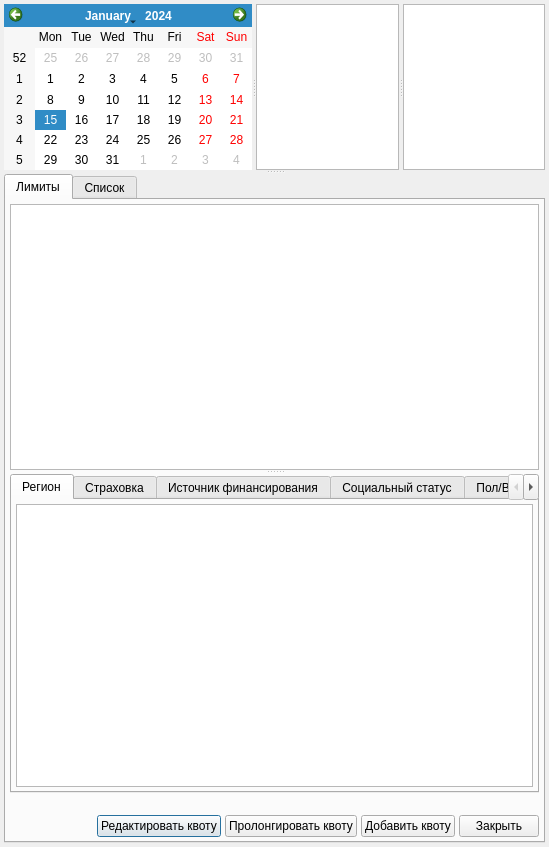
<?xml version="1.0" encoding="UTF-8"?>
<ui version="4.0">
 <class>QuotingDialog</class>
 <widget class="QDialog" name="QuotingDialog">
  <property name="geometry">
   <rect>
    <x>0</x>
    <y>0</y>
    <width>549</width>
    <height>847</height>
   </rect>
  </property>
  <property name="windowTitle">
   <string>Dialog</string>
  </property>
  <layout class="QGridLayout" name="gridLayout_3">
   <property name="margin">
    <number>4</number>
   </property>
   <property name="spacing">
    <number>4</number>
   </property>
   <item row="0" column="0">
    <widget class="QSplitter" name="splitter_3">
     <property name="orientation">
      <enum>Qt::Vertical</enum>
     </property>
     <property name="opaqueResize">
      <bool>true</bool>
     </property>
     <property name="childrenCollapsible">
      <bool>false</bool>
     </property>
     <widget class="QWidget" name="horizontalLayoutWidget">
      <layout class="QHBoxLayout" name="horizontalLayout">
       <property name="spacing">
        <number>4</number>
       </property>
       <item>
        <widget class="QSplitter" name="splitter">
         <property name="orientation">
          <enum>Qt::Horizontal</enum>
         </property>
         <property name="opaqueResize">
          <bool>true</bool>
         </property>
         <property name="childrenCollapsible">
          <bool>false</bool>
         </property>
         <widget class="CCalendarWidget" name="calendar"/>
         <widget class="CTreeView" name="treeQuotaType"/>
         <widget class="CTableView" name="tblQuotaTypeLeaves"/>
        </widget>
       </item>
      </layout>
     </widget>
     <widget class="QTabWidget" name="tabWidgetContent">
      <property name="enabled">
       <bool>true</bool>
      </property>
      <property name="currentIndex">
       <number>0</number>
      </property>
      <widget class="QWidget" name="tabLimits">
       <attribute name="title">
        <string>Лимиты</string>
       </attribute>
       <layout class="QGridLayout" name="gridLayout">
        <property name="margin">
         <number>4</number>
        </property>
        <property name="spacing">
         <number>4</number>
        </property>
        <item row="1" column="0">
         <widget class="QLabel" name="lblInfo">
          <property name="text">
           <string/>
          </property>
         </widget>
        </item>
        <item row="2" column="0">
         <spacer name="horizontalSpacer">
          <property name="orientation">
           <enum>Qt::Horizontal</enum>
          </property>
          <property name="sizeHint" stdset="0">
           <size>
            <width>336</width>
            <height>22</height>
           </size>
          </property>
         </spacer>
        </item>
        <item row="2" column="1">
         <widget class="QPushButton" name="btnEditQuota">
          <property name="text">
           <string>Редактировать квоту</string>
          </property>
         </widget>
        </item>
        <item row="2" column="2">
         <widget class="QPushButton" name="btnProlongateQuota">
          <property name="text">
           <string>Пролонгировать квоту</string>
          </property>
         </widget>
        </item>
        <item row="2" column="3">
         <widget class="QPushButton" name="btnNewQuota">
          <property name="text">
           <string>Добавить квоту</string>
          </property>
         </widget>
        </item>
        <item row="2" column="4">
         <widget class="QPushButton" name="btnClose">
          <property name="text">
           <string>Закрыть</string>
          </property>
         </widget>
        </item>
        <item row="0" column="0" colspan="5">
         <widget class="QSplitter" name="splitter_2">
          <property name="orientation">
           <enum>Qt::Vertical</enum>
          </property>
          <property name="childrenCollapsible">
           <bool>false</bool>
          </property>
          <widget class="CTableView" name="tblQuoting"/>
          <widget class="QTabWidget" name="tabWidgetLimitation">
           <property name="currentIndex">
            <number>0</number>
           </property>
           <widget class="QWidget" name="tabRegion">
            <attribute name="title">
             <string>Регион</string>
            </attribute>
            <layout class="QGridLayout" name="gridLayout_2">
             <property name="margin">
              <number>4</number>
             </property>
             <property name="spacing">
              <number>4</number>
             </property>
             <item row="0" column="0">
              <widget class="CInDocTableView" name="tblQuoting_Region"/>
             </item>
            </layout>
           </widget>
           <widget class="QWidget" name="tabInsurance">
            <property name="enabled">
             <bool>true</bool>
            </property>
            <attribute name="title">
             <string>Страховка</string>
            </attribute>
           </widget>
           <widget class="QWidget" name="tabFinanceSource">
            <attribute name="title">
             <string>Источник финансирования</string>
            </attribute>
           </widget>
           <widget class="QWidget" name="tabSocialStatus">
            <attribute name="title">
             <string>Социальный статус</string>
            </attribute>
           </widget>
           <widget class="QWidget" name="tabSexAndAge">
            <attribute name="title">
             <string>Пол/Возраст</string>
            </attribute>
           </widget>
          </widget>
         </widget>
        </item>
       </layout>
      </widget>
      <widget class="QWidget" name="tabList">
       <property name="enabled">
        <bool>true</bool>
       </property>
       <attribute name="title">
        <string>Список</string>
       </attribute>
       <layout class="QVBoxLayout" name="verticalLayout_5">
        <property name="spacing">
         <number>4</number>
        </property>
        <property name="margin">
         <number>4</number>
        </property>
        <item>
         <widget class="QSplitter" name="splitter_4">
          <property name="orientation">
           <enum>Qt::Horizontal</enum>
          </property>
          <property name="childrenCollapsible">
           <bool>false</bool>
          </property>
          <widget class="QWidget" name="verticalLayoutWidget_4">
           <layout class="QGridLayout" name="gridLayout_5">
            <property name="spacing">
             <number>4</number>
            </property>
            <item row="0" column="0" colspan="2">
             <widget class="CTableView" name="tblPeopleList"/>
            </item>
            <item row="2" column="1">
             <widget class="QPushButton" name="btnPrint">
              <property name="text">
               <string>Печать</string>
              </property>
             </widget>
            </item>
            <item row="2" column="0">
             <spacer name="horizontalSpacer_2">
              <property name="orientation">
               <enum>Qt::Horizontal</enum>
              </property>
              <property name="sizeHint" stdset="0">
               <size>
                <width>40</width>
                <height>20</height>
               </size>
              </property>
             </spacer>
            </item>
            <item row="1" column="0" colspan="2">
             <widget class="QLabel" name="lblPersonListCount">
              <property name="text">
               <string>Количество записей:</string>
              </property>
             </widget>
            </item>
           </layout>
          </widget>
          <widget class="QWidget" name="widget" native="true">
           <property name="sizePolicy">
            <sizepolicy hsizetype="Preferred" vsizetype="Preferred">
             <horstretch>0</horstretch>
             <verstretch>0</verstretch>
            </sizepolicy>
           </property>
           <layout class="QGridLayout" name="gridLayout_4">
            <property name="margin">
             <number>0</number>
            </property>
            <property name="spacing">
             <number>4</number>
            </property>
            <item row="0" column="0" colspan="3">
             <widget class="QCheckBox" name="chkFilterLastName">
              <property name="text">
               <string>Фамилия</string>
              </property>
             </widget>
            </item>
            <item row="1" column="0" colspan="3">
             <widget class="QLineEdit" name="edtFilterLastName">
              <property name="enabled">
               <bool>false</bool>
              </property>
             </widget>
            </item>
            <item row="2" column="0" colspan="2">
             <widget class="QCheckBox" name="chkFilterFirstName">
              <property name="text">
               <string>Имя</string>
              </property>
             </widget>
            </item>
            <item row="3" column="0" colspan="3">
             <widget class="QLineEdit" name="edtFilterFirstName">
              <property name="enabled">
               <bool>false</bool>
              </property>
             </widget>
            </item>
            <item row="4" column="0" colspan="3">
             <widget class="QCheckBox" name="chkFilterPatrName">
              <property name="text">
               <string>Отчество</string>
              </property>
             </widget>
            </item>
            <item row="5" column="0" colspan="3">
             <widget class="QLineEdit" name="edtFilterPatrName">
              <property name="enabled">
               <bool>false</bool>
              </property>
             </widget>
            </item>
            <item row="6" column="0" colspan="3">
             <layout class="QHBoxLayout" name="horizontalLayout_2">
              <property name="spacing">
               <number>4</number>
              </property>
              <item>
               <widget class="QCheckBox" name="chkFilterSex">
                <property name="text">
                 <string>Пол</string>
                </property>
               </widget>
              </item>
              <item>
               <widget class="QComboBox" name="cmbFilterSex">
                <property name="enabled">
                 <bool>false</bool>
                </property>
                <property name="maximumSize">
                 <size>
                  <width>40</width>
                  <height>16777215</height>
                 </size>
                </property>
                <item>
                 <property name="text">
                  <string/>
                 </property>
                </item>
                <item>
                 <property name="text">
                  <string>М</string>
                 </property>
                </item>
                <item>
                 <property name="text">
                  <string>Ж</string>
                 </property>
                </item>
               </widget>
              </item>
              <item>
               <widget class="QCheckBox" name="chkFilterAge">
                <property name="text">
                 <string>Возраст</string>
                </property>
               </widget>
              </item>
              <item>
               <widget class="QSpinBox" name="edtFilterBegAge">
                <property name="enabled">
                 <bool>false</bool>
                </property>
                <property name="maximum">
                 <number>150</number>
                </property>
               </widget>
              </item>
              <item>
               <widget class="QSpinBox" name="edtFilterEndAge">
                <property name="enabled">
                 <bool>false</bool>
                </property>
                <property name="maximum">
                 <number>150</number>
                </property>
                <property name="value">
                 <number>150</number>
                </property>
               </widget>
              </item>
             </layout>
            </item>
            <item row="8" column="0">
             <widget class="QCheckBox" name="chkFilterAddress">
              <property name="text">
               <string>Адрес</string>
              </property>
             </widget>
            </item>
            <item row="8" column="1" colspan="2">
             <widget class="QComboBox" name="cmbFilterAddressType">
              <property name="enabled">
               <bool>false</bool>
              </property>
              <property name="sizePolicy">
               <sizepolicy hsizetype="Expanding" vsizetype="Fixed">
                <horstretch>0</horstretch>
                <verstretch>0</verstretch>
               </sizepolicy>
              </property>
              <item>
               <property name="text">
                <string>Регистрации</string>
               </property>
              </item>
              <item>
               <property name="text">
                <string>Проживания</string>
               </property>
              </item>
             </widget>
            </item>
            <item row="9" column="0" colspan="3">
             <widget class="CKLADRComboBox" name="cmbFilterAddressCity">
              <property name="enabled">
               <bool>false</bool>
              </property>
              <property name="sizePolicy">
               <sizepolicy hsizetype="Expanding" vsizetype="Fixed">
                <horstretch>0</horstretch>
                <verstretch>0</verstretch>
               </sizepolicy>
              </property>
             </widget>
            </item>
            <item row="10" column="0" colspan="3">
             <widget class="CStreetComboBox" name="cmbFilterAddressStreet">
              <property name="enabled">
               <bool>false</bool>
              </property>
              <property name="sizePolicy">
               <sizepolicy hsizetype="Expanding" vsizetype="Fixed">
                <horstretch>0</horstretch>
                <verstretch>0</verstretch>
               </sizepolicy>
              </property>
             </widget>
            </item>
            <item row="12" column="0" colspan="3">
             <layout class="QHBoxLayout" name="horizontalLayout_4">
              <property name="spacing">
               <number>4</number>
              </property>
              <item>
               <layout class="QVBoxLayout" name="verticalLayout_3">
                <property name="spacing">
                 <number>4</number>
                </property>
                <item>
                 <widget class="QCheckBox" name="chkFilterStatus">
                  <property name="text">
                   <string>Статус</string>
                  </property>
                 </widget>
                </item>
                <item>
                 <widget class="QComboBox" name="cmbFilterStatus">
                  <property name="enabled">
                   <bool>false</bool>
                  </property>
                  <property name="sizePolicy">
                   <sizepolicy hsizetype="Minimum" vsizetype="Fixed">
                    <horstretch>0</horstretch>
                    <verstretch>0</verstretch>
                   </sizepolicy>
                  </property>
                  <property name="maximumSize">
                   <size>
                    <width>16777215</width>
                    <height>16777215</height>
                   </size>
                  </property>
                  <item>
                   <property name="text">
                    <string>Отменено</string>
                   </property>
                  </item>
                  <item>
                   <property name="text">
                    <string>Ожидание</string>
                   </property>
                  </item>
                  <item>
                   <property name="text">
                    <string>Активный талон</string>
                   </property>
                  </item>
                  <item>
                   <property name="text">
                    <string>Талон для заполнения</string>
                   </property>
                  </item>
                  <item>
                   <property name="text">
                    <string>Заблокированный талон</string>
                   </property>
                  </item>
                  <item>
                   <property name="text">
                    <string>Отказано</string>
                   </property>
                  </item>
                  <item>
                   <property name="text">
                    <string>Необходимо согл-вать дату обсл.</string>
                   </property>
                  </item>
                  <item>
                   <property name="text">
                    <string>Дата обслуживания на соглас.</string>
                   </property>
                  </item>
                  <item>
                   <property name="text">
                    <string>Дата обслуживания согласована</string>
                   </property>
                  </item>
                  <item>
                   <property name="text">
                    <string>Пролечен</string>
                   </property>
                  </item>
                  <item>
                   <property name="text">
                    <string>Обслуживание отложено</string>
                   </property>
                  </item>
                  <item>
                   <property name="text">
                    <string>Отказ пациента</string>
                   </property>
                  </item>
                  <item>
                   <property name="text">
                    <string>Импортировано из ВТМП</string>
                   </property>
                  </item>
                 </widget>
                </item>
               </layout>
              </item>
              <item>
               <layout class="QVBoxLayout" name="verticalLayout_4">
                <property name="spacing">
                 <number>4</number>
                </property>
                <item>
                 <widget class="QCheckBox" name="chkFilterStage">
                  <property name="text">
                   <string>Этап</string>
                  </property>
                 </widget>
                </item>
                <item>
                 <widget class="QSpinBox" name="edtFilterStage">
                  <property name="enabled">
                   <bool>false</bool>
                  </property>
                 </widget>
                </item>
               </layout>
              </item>
             </layout>
            </item>
            <item row="13" column="0" colspan="3">
             <widget class="QCheckBox" name="chkFilterOrgStructure">
              <property name="text">
               <string>Подразделение</string>
              </property>
             </widget>
            </item>
            <item row="14" column="0" colspan="3">
             <widget class="COrgStructureComboBox" name="cmbFilterOrgStructure">
              <property name="enabled">
               <bool>false</bool>
              </property>
             </widget>
            </item>
            <item row="15" column="0" colspan="3">
             <widget class="QCheckBox" name="chkFilterContact">
              <property name="text">
               <string>Контакт</string>
              </property>
             </widget>
            </item>
            <item row="16" column="0" colspan="3">
             <widget class="QLineEdit" name="edtFilterContact">
              <property name="enabled">
               <bool>false</bool>
              </property>
             </widget>
            </item>
            <item row="17" column="0" colspan="3">
             <widget class="QCheckBox" name="chkFilterIdentifier">
              <property name="text">
               <string>Идентификатор</string>
              </property>
             </widget>
            </item>
            <item row="18" column="0" colspan="3">
             <widget class="QLineEdit" name="edtFilterIdentifier">
              <property name="enabled">
               <bool>false</bool>
              </property>
             </widget>
            </item>
            <item row="19" column="0" colspan="3">
             <widget class="QCheckBox" name="chkFilterTicketNumber">
              <property name="text">
               <string>Номер талона</string>
              </property>
             </widget>
            </item>
            <item row="20" column="0" colspan="3">
             <widget class="QLineEdit" name="edtFilterTicketNumber">
              <property name="enabled">
               <bool>false</bool>
              </property>
             </widget>
            </item>
            <item row="21" column="0" colspan="3">
             <widget class="QCheckBox" name="chkFilterRequest">
              <property name="text">
               <string>Обращение</string>
              </property>
             </widget>
            </item>
            <item row="22" column="0" colspan="3">
             <widget class="QComboBox" name="cmbFilterRequest">
              <property name="enabled">
               <bool>false</bool>
              </property>
              <item>
               <property name="text">
                <string>Первичное</string>
               </property>
              </item>
              <item>
               <property name="text">
                <string>Вторичное</string>
               </property>
              </item>
             </widget>
            </item>
            <item row="23" column="0">
             <spacer name="verticalSpacer">
              <property name="orientation">
               <enum>Qt::Vertical</enum>
              </property>
              <property name="sizeHint" stdset="0">
               <size>
                <width>20</width>
                <height>40</height>
               </size>
              </property>
             </spacer>
            </item>
            <item row="24" column="0" colspan="3">
             <layout class="QHBoxLayout" name="horizontalLayout_3">
              <property name="spacing">
               <number>4</number>
              </property>
              <item>
               <spacer name="horizontalSpacer_3">
                <property name="orientation">
                 <enum>Qt::Horizontal</enum>
                </property>
                <property name="sizeHint" stdset="0">
                 <size>
                  <width>40</width>
                  <height>20</height>
                 </size>
                </property>
               </spacer>
              </item>
              <item>
               <widget class="CApplyResetDialogButtonBox" name="buttonBox">
                <property name="orientation">
                 <enum>Qt::Horizontal</enum>
                </property>
                <property name="standardButtons">
                 <set>QDialogButtonBox::Apply|QDialogButtonBox::Reset</set>
                </property>
               </widget>
              </item>
             </layout>
            </item>
            <item row="7" column="0">
             <widget class="QCheckBox" name="chkFilterBirthDay">
              <property name="sizePolicy">
               <sizepolicy hsizetype="Preferred" vsizetype="Fixed">
                <horstretch>0</horstretch>
                <verstretch>0</verstretch>
               </sizepolicy>
              </property>
              <property name="text">
               <string>Дата рождения</string>
              </property>
             </widget>
            </item>
            <item row="7" column="1" colspan="2">
             <widget class="CDateEdit" name="edtFilterBirthDay">
              <property name="enabled">
               <bool>false</bool>
              </property>
              <property name="sizePolicy">
               <sizepolicy hsizetype="Minimum" vsizetype="Fixed">
                <horstretch>0</horstretch>
                <verstretch>0</verstretch>
               </sizepolicy>
              </property>
              <property name="calendarPopup">
               <bool>true</bool>
              </property>
             </widget>
            </item>
            <item row="11" column="0">
             <widget class="QCheckBox" name="chkFilterClientQuotaKladr">
              <property name="text">
               <string>Прикрепление по квоте</string>
              </property>
             </widget>
            </item>
            <item row="11" column="1" colspan="2">
             <widget class="CMainRegionsKLADRComboBox" name="cmbFilterClientQuotaKladr"/>
            </item>
           </layout>
          </widget>
         </widget>
        </item>
       </layout>
      </widget>
     </widget>
    </widget>
   </item>
  </layout>
 </widget>
 <customwidgets>
  <customwidget>
   <class>CDateEdit</class>
   <extends>QDateEdit</extends>
   <header>library/DateEdit</header>
  </customwidget>
  <customwidget>
   <class>CTableView</class>
   <extends>QTableView</extends>
   <header>library/TableView.h</header>
  </customwidget>
  <customwidget>
   <class>COrgStructureComboBox</class>
   <extends>QComboBox</extends>
   <header>Orgs/OrgStructComboBoxes.h</header>
  </customwidget>
  <customwidget>
   <class>CKLADRComboBox</class>
   <extends>QComboBox</extends>
   <header>KLADR/kladrComboxes.h</header>
  </customwidget>
  <customwidget>
   <class>CStreetComboBox</class>
   <extends>QComboBox</extends>
   <header>KLADR/kladrComboxes.h</header>
  </customwidget>
  <customwidget>
   <class>CApplyResetDialogButtonBox</class>
   <extends>QDialogButtonBox</extends>
   <header>library/DialogButtonBox.h</header>
  </customwidget>
  <customwidget>
   <class>CCalendarWidget</class>
   <extends>QCalendarWidget</extends>
   <header location="global">library.calendar</header>
  </customwidget>
  <customwidget>
   <class>CInDocTableView</class>
   <extends>QTableView</extends>
   <header>library/InDocTable.h</header>
  </customwidget>
  <customwidget>
   <class>CMainRegionsKLADRComboBox</class>
   <extends>QComboBox</extends>
   <header>KLADR/kladrComboxes.h</header>
  </customwidget>
  <customwidget>
   <class>CTreeView</class>
   <extends>QTreeView</extends>
   <header>library/TreeView.h</header>
  </customwidget>
 </customwidgets>
 <tabstops>
  <tabstop>tabWidgetContent</tabstop>
  <tabstop>calendar</tabstop>
  <tabstop>treeQuotaType</tabstop>
  <tabstop>tblQuotaTypeLeaves</tabstop>
  <tabstop>btnEditQuota</tabstop>
  <tabstop>btnProlongateQuota</tabstop>
  <tabstop>btnNewQuota</tabstop>
  <tabstop>btnClose</tabstop>
  <tabstop>tblQuoting</tabstop>
  <tabstop>tabWidgetLimitation</tabstop>
  <tabstop>tblQuoting_Region</tabstop>
  <tabstop>tblPeopleList</tabstop>
  <tabstop>btnPrint</tabstop>
  <tabstop>chkFilterLastName</tabstop>
  <tabstop>edtFilterLastName</tabstop>
  <tabstop>chkFilterFirstName</tabstop>
  <tabstop>edtFilterFirstName</tabstop>
  <tabstop>chkFilterPatrName</tabstop>
  <tabstop>edtFilterPatrName</tabstop>
  <tabstop>chkFilterSex</tabstop>
  <tabstop>cmbFilterSex</tabstop>
  <tabstop>chkFilterAge</tabstop>
  <tabstop>edtFilterBegAge</tabstop>
  <tabstop>edtFilterEndAge</tabstop>
  <tabstop>chkFilterBirthDay</tabstop>
  <tabstop>edtFilterBirthDay</tabstop>
  <tabstop>chkFilterAddress</tabstop>
  <tabstop>cmbFilterAddressType</tabstop>
  <tabstop>cmbFilterAddressCity</tabstop>
  <tabstop>cmbFilterAddressStreet</tabstop>
  <tabstop>chkFilterStatus</tabstop>
  <tabstop>cmbFilterStatus</tabstop>
  <tabstop>chkFilterStage</tabstop>
  <tabstop>edtFilterStage</tabstop>
  <tabstop>chkFilterOrgStructure</tabstop>
  <tabstop>cmbFilterOrgStructure</tabstop>
  <tabstop>chkFilterContact</tabstop>
  <tabstop>edtFilterContact</tabstop>
  <tabstop>chkFilterIdentifier</tabstop>
  <tabstop>edtFilterIdentifier</tabstop>
  <tabstop>chkFilterTicketNumber</tabstop>
  <tabstop>edtFilterTicketNumber</tabstop>
  <tabstop>chkFilterRequest</tabstop>
  <tabstop>cmbFilterRequest</tabstop>
  <tabstop>buttonBox</tabstop>
 </tabstops>
 <resources/>
 <connections>
  <connection>
   <sender>btnClose</sender>
   <signal>clicked()</signal>
   <receiver>QuotingDialog</receiver>
   <slot>close()</slot>
   <hints>
    <hint type="sourcelabel">
     <x>905</x>
     <y>1087</y>
    </hint>
    <hint type="destinationlabel">
     <x>543</x>
     <y>182</y>
    </hint>
   </hints>
  </connection>
  <connection>
   <sender>chkFilterLastName</sender>
   <signal>clicked(bool)</signal>
   <receiver>edtFilterLastName</receiver>
   <slot>setEnabled(bool)</slot>
   <hints>
    <hint type="sourcelabel">
     <x>456</x>
     <y>355</y>
    </hint>
    <hint type="destinationlabel">
     <x>469</x>
     <y>377</y>
    </hint>
   </hints>
  </connection>
  <connection>
   <sender>chkFilterFirstName</sender>
   <signal>clicked(bool)</signal>
   <receiver>edtFilterFirstName</receiver>
   <slot>setEnabled(bool)</slot>
   <hints>
    <hint type="sourcelabel">
     <x>499</x>
     <y>420</y>
    </hint>
    <hint type="destinationlabel">
     <x>503</x>
     <y>438</y>
    </hint>
   </hints>
  </connection>
  <connection>
   <sender>chkFilterPatrName</sender>
   <signal>clicked(bool)</signal>
   <receiver>edtFilterPatrName</receiver>
   <slot>setEnabled(bool)</slot>
   <hints>
    <hint type="sourcelabel">
     <x>441</x>
     <y>470</y>
    </hint>
    <hint type="destinationlabel">
     <x>452</x>
     <y>491</y>
    </hint>
   </hints>
  </connection>
  <connection>
   <sender>chkFilterBirthDay</sender>
   <signal>clicked(bool)</signal>
   <receiver>edtFilterBirthDay</receiver>
   <slot>setEnabled(bool)</slot>
   <hints>
    <hint type="sourcelabel">
     <x>544</x>
     <y>522</y>
    </hint>
    <hint type="destinationlabel">
     <x>464</x>
     <y>552</y>
    </hint>
   </hints>
  </connection>
  <connection>
   <sender>chkFilterSex</sender>
   <signal>clicked(bool)</signal>
   <receiver>cmbFilterSex</receiver>
   <slot>setEnabled(bool)</slot>
   <hints>
    <hint type="sourcelabel">
     <x>477</x>
     <y>591</y>
    </hint>
    <hint type="destinationlabel">
     <x>554</x>
     <y>591</y>
    </hint>
   </hints>
  </connection>
  <connection>
   <sender>chkFilterAge</sender>
   <signal>clicked(bool)</signal>
   <receiver>edtFilterBegAge</receiver>
   <slot>setEnabled(bool)</slot>
   <hints>
    <hint type="sourcelabel">
     <x>639</x>
     <y>591</y>
    </hint>
    <hint type="destinationlabel">
     <x>714</x>
     <y>586</y>
    </hint>
   </hints>
  </connection>
  <connection>
   <sender>chkFilterAge</sender>
   <signal>clicked(bool)</signal>
   <receiver>edtFilterEndAge</receiver>
   <slot>setEnabled(bool)</slot>
   <hints>
    <hint type="sourcelabel">
     <x>596</x>
     <y>589</y>
    </hint>
    <hint type="destinationlabel">
     <x>835</x>
     <y>590</y>
    </hint>
   </hints>
  </connection>
  <connection>
   <sender>chkFilterAddress</sender>
   <signal>clicked(bool)</signal>
   <receiver>cmbFilterAddressCity</receiver>
   <slot>setEnabled(bool)</slot>
   <hints>
    <hint type="sourcelabel">
     <x>464</x>
     <y>617</y>
    </hint>
    <hint type="destinationlabel">
     <x>512</x>
     <y>637</y>
    </hint>
   </hints>
  </connection>
  <connection>
   <sender>chkFilterAddress</sender>
   <signal>clicked(bool)</signal>
   <receiver>cmbFilterAddressStreet</receiver>
   <slot>setEnabled(bool)</slot>
   <hints>
    <hint type="sourcelabel">
     <x>454</x>
     <y>620</y>
    </hint>
    <hint type="destinationlabel">
     <x>492</x>
     <y>676</y>
    </hint>
   </hints>
  </connection>
  <connection>
   <sender>chkFilterStage</sender>
   <signal>clicked(bool)</signal>
   <receiver>edtFilterStage</receiver>
   <slot>setEnabled(bool)</slot>
   <hints>
    <hint type="sourcelabel">
     <x>754</x>
     <y>702</y>
    </hint>
    <hint type="destinationlabel">
     <x>752</x>
     <y>727</y>
    </hint>
   </hints>
  </connection>
  <connection>
   <sender>chkFilterStatus</sender>
   <signal>clicked(bool)</signal>
   <receiver>cmbFilterStatus</receiver>
   <slot>setEnabled(bool)</slot>
   <hints>
    <hint type="sourcelabel">
     <x>481</x>
     <y>708</y>
    </hint>
    <hint type="destinationlabel">
     <x>443</x>
     <y>729</y>
    </hint>
   </hints>
  </connection>
  <connection>
   <sender>chkFilterOrgStructure</sender>
   <signal>clicked(bool)</signal>
   <receiver>cmbFilterOrgStructure</receiver>
   <slot>setEnabled(bool)</slot>
   <hints>
    <hint type="sourcelabel">
     <x>494</x>
     <y>761</y>
    </hint>
    <hint type="destinationlabel">
     <x>474</x>
     <y>787</y>
    </hint>
   </hints>
  </connection>
  <connection>
   <sender>chkFilterContact</sender>
   <signal>clicked(bool)</signal>
   <receiver>edtFilterContact</receiver>
   <slot>setEnabled(bool)</slot>
   <hints>
    <hint type="sourcelabel">
     <x>494</x>
     <y>822</y>
    </hint>
    <hint type="destinationlabel">
     <x>504</x>
     <y>845</y>
    </hint>
   </hints>
  </connection>
  <connection>
   <sender>chkFilterIdentifier</sender>
   <signal>clicked(bool)</signal>
   <receiver>edtFilterIdentifier</receiver>
   <slot>setEnabled(bool)</slot>
   <hints>
    <hint type="sourcelabel">
     <x>447</x>
     <y>881</y>
    </hint>
    <hint type="destinationlabel">
     <x>462</x>
     <y>903</y>
    </hint>
   </hints>
  </connection>
  <connection>
   <sender>chkFilterTicketNumber</sender>
   <signal>clicked(bool)</signal>
   <receiver>edtFilterTicketNumber</receiver>
   <slot>setEnabled(bool)</slot>
   <hints>
    <hint type="sourcelabel">
     <x>473</x>
     <y>935</y>
    </hint>
    <hint type="destinationlabel">
     <x>489</x>
     <y>964</y>
    </hint>
   </hints>
  </connection>
  <connection>
   <sender>chkFilterRequest</sender>
   <signal>clicked(bool)</signal>
   <receiver>cmbFilterRequest</receiver>
   <slot>setEnabled(bool)</slot>
   <hints>
    <hint type="sourcelabel">
     <x>508</x>
     <y>990</y>
    </hint>
    <hint type="destinationlabel">
     <x>504</x>
     <y>1016</y>
    </hint>
   </hints>
  </connection>
  <connection>
   <sender>chkFilterAddress</sender>
   <signal>clicked(bool)</signal>
   <receiver>cmbFilterAddressType</receiver>
   <slot>setEnabled(bool)</slot>
   <hints>
    <hint type="sourcelabel">
     <x>444</x>
     <y>625</y>
    </hint>
    <hint type="destinationlabel">
     <x>554</x>
     <y>615</y>
    </hint>
   </hints>
  </connection>
 </connections>
</ui>
